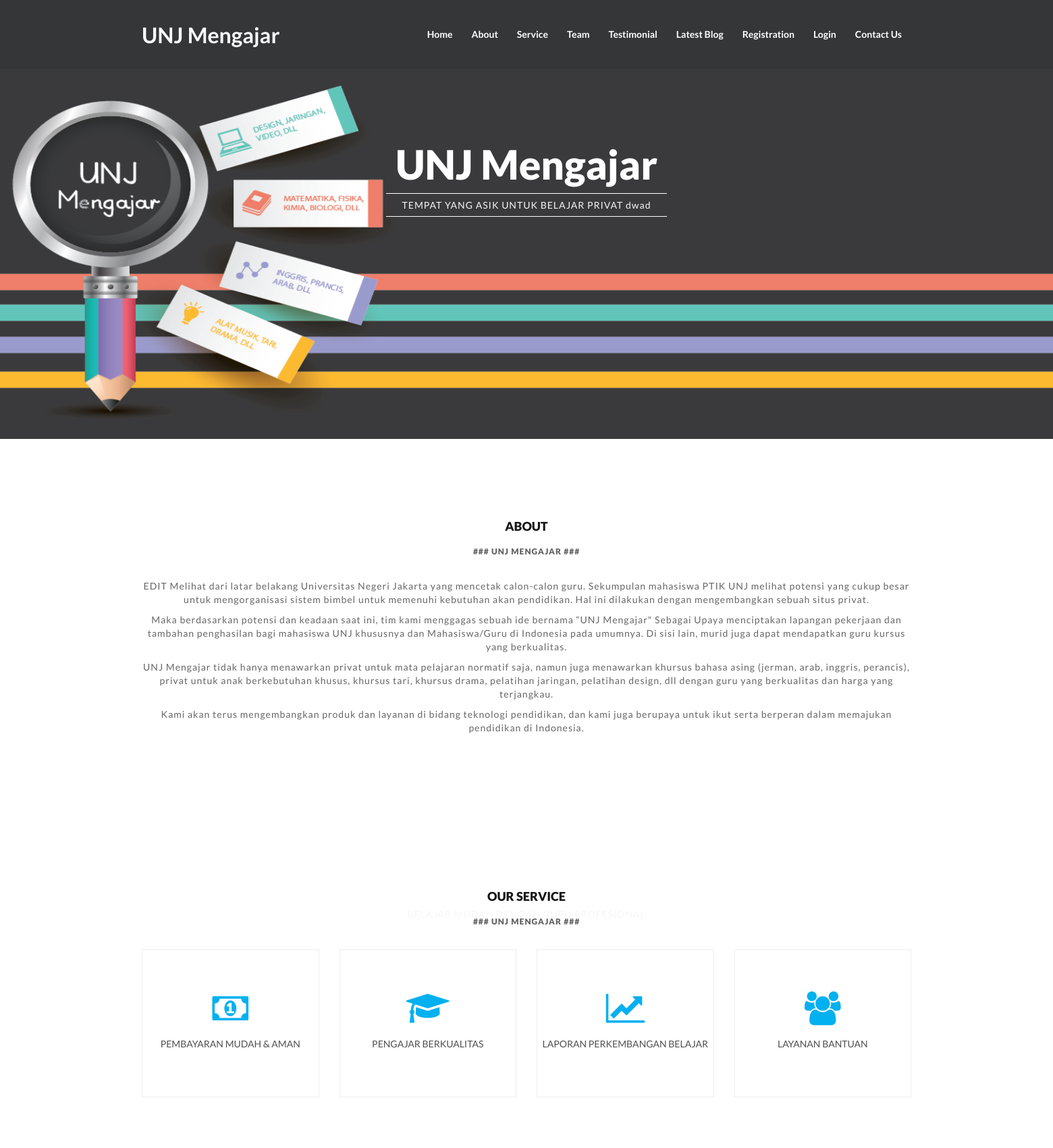
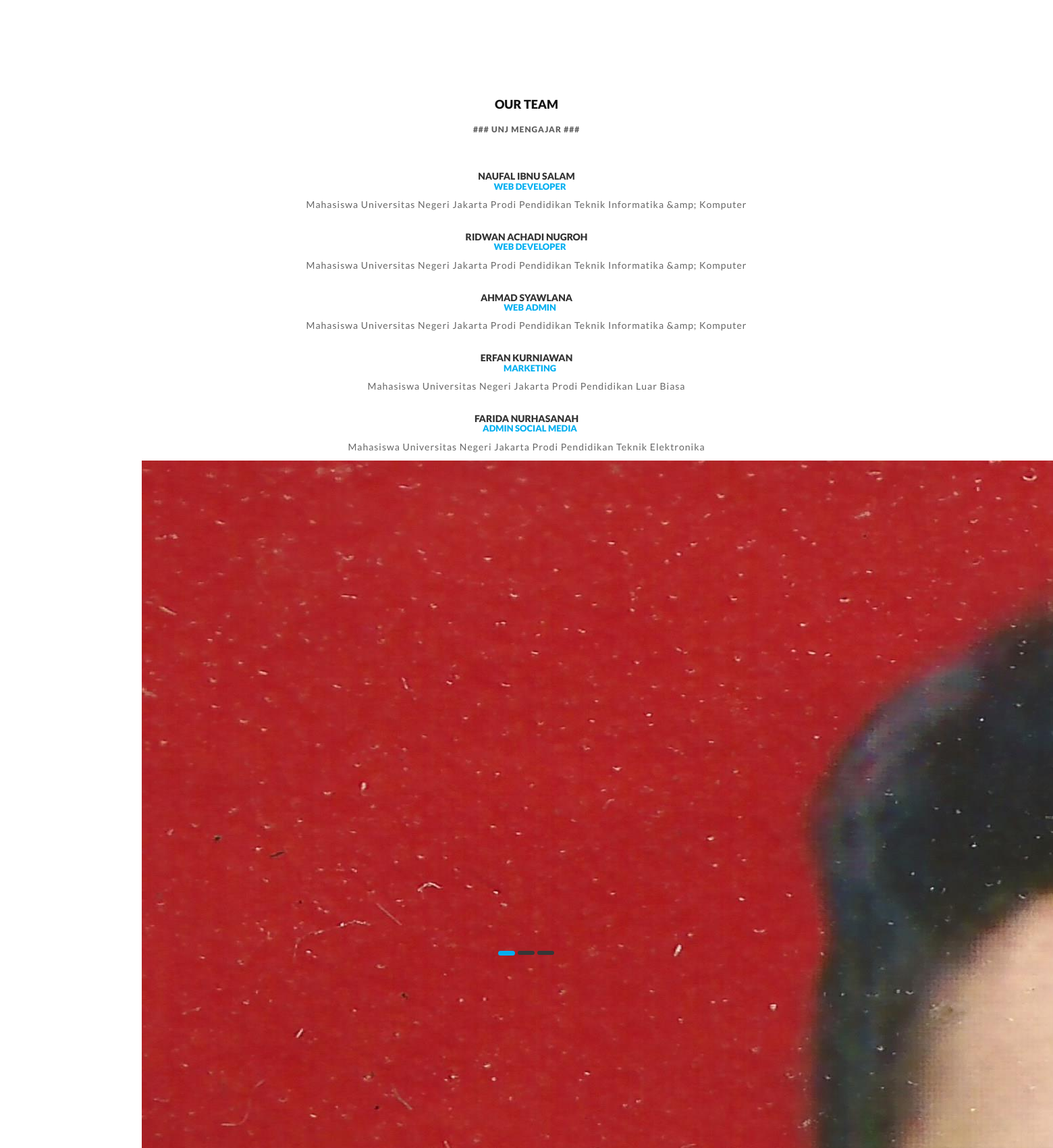
The page / (upper part) on the database its author committed (2 pictures, top to bottom).
### tables this page shows
CREATE TABLE IF NOT EXISTS `ui_slider` (
  `id` int(11) NOT NULL AUTO_INCREMENT,
  `judul` varchar(20) NOT NULL,
  `des` text NOT NULL,
  `class` varchar(20) NOT NULL,
  PRIMARY KEY (`id`)
);

CREATE TABLE IF NOT EXISTS `ui_about` (
  `id` int(11) NOT NULL AUTO_INCREMENT,
  `about` text NOT NULL,
  PRIMARY KEY (`id`)
);

CREATE TABLE IF NOT EXISTS `ui_services` (
  `id` int(11) NOT NULL AUTO_INCREMENT,
  `judul` varchar(50) NOT NULL,
  `des` text NOT NULL,
  `icon` varchar(50) NOT NULL,
  PRIMARY KEY (`id`)
);

CREATE TABLE IF NOT EXISTS `ui_team` (
  `id` int(11) NOT NULL AUTO_INCREMENT,
  `nama` varchar(20) NOT NULL,
  `des` text NOT NULL,
  `img` varchar(200) NOT NULL,
  `job` varchar(20) NOT NULL,
  PRIMARY KEY (`id`)
);

### application/core/Ext_Controller.php (called while the page is built, shortened)
<?php
class Ext_Controller extends CI_Controller{
    protected $headerUI, $footerUI;
    protected $uidata = array();
    public function SetUIData($key,$value){
        $this->uidata[$key] = $value;
    }
    public function SetHeaderAndFooter($header,$footer){
        $this->headerUI = $header;
        $this->footerUI = $footer;
    }
    public function LoadUI($ui){
        $this->load->view($this->headerUI);
        $this->load->view($ui,$this->uidata);
        $this->load->view($this->footerUI);
    }
}

### application/controllers/Home.php (called while the page is built, shortened)
<?php
class Home extends Ext_Controller implements IAuthenticator {
    function index(){
        $this->SetUIData("about", $this->db->get("ui_about")->result());
        $this->SetUIData("slider", $this->db->get("ui_slider")->result());
        $this->SetUIData("services", $this->db->get("ui_services")->result());
        $this->SetUIData("team", $this->db->get("ui_team")->result());
        $this->LoadUI("home/default");
    }
}

### index.php (called while the page is built, shortened)
<?php
require_once BASEPATH.'core/CodeIgniter.php';

### application/views/home/default.php (the view, shortened to what this page needs)
<header class="main_menu_sec navbar navbar-default navbar-fixed-top">
	<div class="container">
		<div class="row">
			<div class="col-lg-3 col-md-3 col-sm-12">
				<div class="lft_hd">
					<span>UNJ Mengajar</span>
				</div>
			</div>
			<div class="col-lg-9 col-md-9 col-sm-12">
				<div class="rgt_hd">
					<div class="main_menu">
						<nav id="nav_menu">
						<div id="navbar">
							<ul>
								<li><a class="page-scroll" href="index.php">Home</a></li>
								<li><a class="page-scroll" href="#abt_sec">About</a></li>
								<li><a class="page-scroll" href="#pr_sec">Service</a></li>
								<li><a class="page-scroll" href="#tm_sec">Team</a></li>
								<li><a class="page-scroll" href="#tstm_sec">Testimonial</a></li>
								<li><a class="page-scroll" href="#lts_sec">Latest Blog</a></li>
								<li><a class="page-scroll" href="#rgs_sec">Registration</a></li>
								<li><a class="page-scroll" href="login.php">Login</a></li>
								<li><a class="page-scroll" href="#ctn_sec">Contact Us</a></li>
							</ul>
						</div>
						</nav>
					</div>
				</div>
			</div>
		</div>
	</div>
</header>
<section id="slider_sec">
	<div class="container">
		<div class="row">
			<div class="slider">
					<div id="carousel-example-generic" class="carousel slide" data-ride="carousel">
				  <ol class="carousel-indicators">
					<li data-target="#carousel-example-generic" data-slide-to="0" class="active"></li>
					<li data-target="#carousel-example-generic" data-slide-to="1"></li>
					<li data-target="#carousel-example-generic" data-slide-to="2"></li>
				  </ol>
				  <div class="carousel-inner" role="listbox">
					<?php foreach ($slider as $data): ?>
						<div class="'.$data['class'].'">
							<div class="wrap_caption">
							  <div class="caption_carousel">
								<h1><?php echo $data->judul ?></h1>
								<p><?php echo $data->des ?></p>
							  </div>
							</div>
						</div>
					<?php endforeach ?>
				  </div>
				  <a class="left left_crousel_btn" href="#carousel-example-generic" role="button" data-slide="prev">
					<i class="fa fa-angle-left"></i>
				  </a>
				  <a class="right right_crousel_btn" href="#carousel-example-generic" role="button" data-slide="next">
					<i class="fa fa-angle-right"></i>
				  </a>
				</div>
			</div>
		</div>
	</div>
</section>
<section id="abt_sec">
	<div class="container">
		<div class="row">
			<div class="col-lg-12 col-md-12 col-sm-12 col-xs12 ">
				<div class="title_sec">
					<h1>ABOUT</h1>
					<h2>### UNJ Mengajar ###</h2>
				</div>
			</div>
			<div class="col-lg-12 col-md-12 col-sm-12 col-xs12 ">
				<div class="abt">
					<?php foreach ($about as $data): ?>
						<?php echo $data->about ?>
					<?php endforeach ?>
				</div>
			</div>
		</div>
	</div>
</section>
<section id="pr_sec">
	<div class="container">
		<div class="row">
			<div class="col-lg-12 col-md-12 col-sm-12 col-xs12 ">
				<div class="title_sec">
					<h1>OUR Service</h1>
					<h2>### UNJ Mengajar ###</h2>
				</div>
			</div>
			<?php foreach ($services as $data): ?>
				<div class="col-lg-3 col-md-3 col-sm-6 col-xs-12">
					<div class="service">
						<i class="fa fa-<?php echo $data->icon ?>"></i>
						<h2><?php echo $data->judul ?></h2>
					</div>
				</div>
			<?php endforeach ?>
		</div>
	</div>
</section>
<section id="tm_sec">
	<div class="container">
		<div class="row">
			<div class="col-lg-12 col-md-12 col-sm-12 col-xs12 ">
				<div class="title_sec">
					<h1>Our Team</h1>
					<h2>### UNJ Mengajar ###</h2>
				</div>
			</div>
			<div class="col-lg-12 col-md-12 col-sm-12 col-xs12">
				<div class="all_team">
					<?php foreach ($team as $data): ?>
						<div class="sngl_team">
							<img src="<?php echo base_url($data->img) ?>" alt=""/>
							<h3><?php echo $data->nama ?><br><span><?php echo $data->job ?></span></h3>
							<?php echo $data->des ?>
						</div>
					<?php endforeach ?>
				</div>
			</div>
		</div>
	</div>
</section>

### assets/css/main.css (style rules this page uses)
html { color: #222; font-size: 1em; line-height: 1.4; }
audio, canvas, iframe, img, svg, video { vertical-align: middle; }

### assets/css/responsive.css (style rules this page uses)
@media (min-width:1200px) { .left_crousel_btn { left : 30px; } }
@media (min-width:1200px) { .right_crousel_btn { right : 30px; } }

### assets/css/style.css (style rules this page uses)
body { font-family : 'Lato', sans-serif; background : #fff; }
body p { color : #666666; font-family : "Lato", sans-serif; font-size : 14px; letter-spacing : 1px; }
body h1, h2, h3, h4, h5, h6 { color : #141414; font-family : "Lato", sans-serif; font-size : 18px; text-transform : capitalize; font-weight : 800; text-transform : uppercase; }
.navbar { padding : 10px 0; transition : background 0.5s ease-in-out, padding 0.5s ease-in-out; }
#nav_menu ul { float : right; list-style : none outside none; margin : 0; padding : 0; position : relative; }
#nav_menu ul a { color : #ffffff; display : block; font-family : lato; font-size : 14px; font-weight : bold; line-height : 32px; padding : 25px 14px; text-decoration : none; text-transform : capitalize; transition : all 0.4s 0s ease; }
#nav_menu ul li { float : left; padding : 0; position : relative; }
#abt_sec { padding : 100px 0; }
.lft_hd { float : left; margin-right : 30px; margin-top : 19px; width : 250px; font-family : lato; font-size : 32px; font-weight : bold; color : #ffffff; }
.title_sec { margin : 0 auto; padding : 0 0 25px 0; text-align : center; }
.title_sec h2 { color : #606060; font-size : 12px; text-transform : uppercase; letter-spacing : 1px; }
.abt { margin : 0 auto; text-align : center; }
.wrap_caption { padding : 190px 0; }
.slider { display : block; text-align : center; vertical-align : middle; width : 100%; }
#slider_sec { background-image : url("../img/slider.png"); background-position : center center; background-repeat : no-repeat; background-size : 100% 100%; height : 650px; width : 100%; }
.left_crousel_btn, .right_crousel_btn { color : #fff; height : 20px; position : absolute; text-align : center; top : 50%; width : 20px; font-size : 25px; font-weight : normal; }
.caption_carousel h1 { font-family : lato; font-size : 60px; text-transform : capitalize; color : #fff; }
.caption_carousel p { font-family : lato; font-size : 14px; color : #f6f6f6; border-top : 1px solid #fff; border-bottom : 1px solid #fff; display : inline; line-height : 35px; padding : 8px; }
.caption_carousel { display : table-cell; text-align : center; vertical-align : middle; height : 100%; width : 100%; margin : 0 auto; display : block; }
.carousel-indicators li { background-color : #363636; border : none medium; border-radius : 5px; cursor : pointer; display : inline-block; height : 6px; text-indent : 0; width : 25px; }
.carousel-indicators .active { width : 25px; height : 7px; background-color : #00AFF0; }
#pr_sec { padding : 100px 0; }
.service { transition: all 1s ease 0s; -moz-transition: all 1s ease 0s; -webkit-transition: all 1s ease 0s;border :1px solid #eeeeee; cursor : pointer; text-align : center; padding : 61px 0; }
.service > h2 { color : #515050; font-size : 14px; font-weight : 400; text-transform : uppercase; }
.service i { font-size : 50px; color : #03B0F0; position : relative; }
#tm_sec { padding : 100px 0; }
.sngl_team h3 { font-size : 14px; text-transform : uppercase; color : #333333; }
.sngl_team { text-align : center; width : 100%; }
.sngl_team span { color : #00aff0; font-family : lato; font-size : 13px; margin-left : 10px; text-transform : uppercase; }
.main_menu_sec { background : none 0 0 repeat scroll #353638; border : none 0; margin : 0; }

### rows shown on the page
ui_slider: judul "UNJ Mengajar", des "TEMPAT YANG ASIK UNTUK BELAJAR PRIVAT dwad"
ui_slider: judul "UNJ Mengajar", des "BELAJAR MUDAH DENGAN GURU PROFESIONAL"
ui_slider: judul "UNJ Mengajar"
ui_about: about "EDIT Melihat dari latar belakang Universitas Negeri Jakarta yang mencetak calon-calon guru. Sekumpulan mahasiswa PTIK UNJ melihat potensi yang cukup besar untuk mengorganisasi sistem bimbel untuk memenuhi kebutuhan akan pendidikan. Hal ini dilakukan dengan mengembangkan sebuah situs privat. Maka berdasarkan potensi dan keadaan saat ini, tim kami menggagas sebuah ide bernama “UNJ Mengajar\" Sebagai Upaya menciptakan lapangan pekerjaan dan tambahan penghasilan bagi mahasiswa UNJ khususnya dan Mahasiswa/Guru di Indonesia pada umumnya. Di sisi lain, murid juga dapat mendapatkan guru kursus yang berkualitas. UNJ Mengajar tidak hanya menawarkan privat untuk mata pelajaran normatif saja, namun juga…"
ui_services: judul "PEMBAYARAN MUDAH & AMAN"
ui_services: judul "PENGAJAR BERKUALITAS"
ui_services: judul "LAPORAN PERKEMBANGAN BELAJAR"
ui_services: judul "LAYANAN BANTUAN"
ui_team: nama "NAUFAL IBNU SALAM", job "WEB DEVELOPER", des "Mahasiswa Universitas Negeri Jakarta Prodi Pendidikan Teknik Informatika &amp; Komputer"
ui_team: nama "RIDWAN ACHADI NUGROH", job "WEB DEVELOPER", des "Mahasiswa Universitas Negeri Jakarta Prodi Pendidikan Teknik Informatika &amp; Komputer"
ui_team: nama "AHMAD SYAWLANA", job "WEB ADMIN", des "Mahasiswa Universitas Negeri Jakarta Prodi Pendidikan Teknik Informatika &amp; Komputer"
ui_team: nama "ERFAN KURNIAWAN", job "MARKETING", des "Mahasiswa Universitas Negeri Jakarta Prodi Pendidikan Luar Biasa"
ui_team: nama "FARIDA NURHASANAH", job "ADMIN SOCIAL MEDIA", des "Mahasiswa Universitas Negeri Jakarta Prodi Pendidikan Teknik Elektronika"
ui_team: img (picture)
